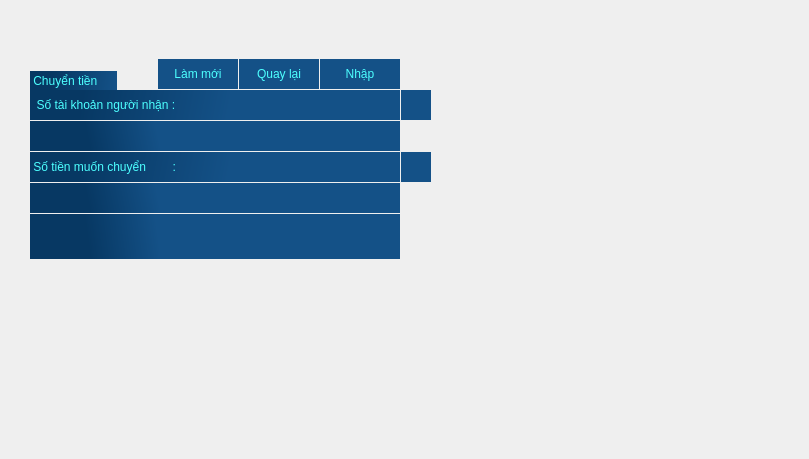
    <widget class="QWidget" name="transfer_money_screen">
     <widget class="QLabel" name="credit_7">
      <property name="geometry">
       <rect>
        <x>20</x>
        <y>0</y>
        <width>500</width>
        <height>90</height>
       </rect>
      </property>
      <property name="styleSheet">
       <string notr="true"/>
      </property>
      <property name="text">
       <string/>
      </property>
      <property name="pixmap">
       <pixmap>UI/credit.png</pixmap>
      </property>
     </widget>
     <widget class="QLabel" name="screen_7">
      <property name="geometry">
       <rect>
        <x>0</x>
        <y>0</y>
        <width>800</width>
        <height>450</height>
       </rect>
      </property>
      <property name="autoFillBackground">
       <bool>true</bool>
      </property>
      <property name="text">
       <string/>
      </property>
      <property name="pixmap">
       <pixmap>UI/screen.png</pixmap>
      </property>
     </widget>
     <widget class="QPushButton" name="transfer_money_return_button">
      <property name="geometry">
       <rect>
        <x>239</x>
        <y>59</y>
        <width>80</width>
        <height>30</height>
       </rect>
      </property>
      <property name="styleSheet">
       <string notr="true">font: 25 16pt &quot;Corbel Light&quot;;
color: rgb(76, 255, 255);
background-color: qlineargradient(spread:pad, x1:0, y1:0.528682, x2:0.347318, y2:0.523, stop:0.4375 rgba(20, 81, 135, 255), stop:1 rgba(20, 81, 135, 255));
border:rgb(15, 110, 199);</string>
      </property>
      <property name="text">
       <string>Quay lại</string>
      </property>
     </widget>
     <widget class="QPushButton" name="transfer_money_confirm_button">
      <property name="geometry">
       <rect>
        <x>320</x>
        <y>59</y>
        <width>80</width>
        <height>30</height>
       </rect>
      </property>
      <property name="styleSheet">
       <string notr="true">font: 25 16pt &quot;Corbel Light&quot;;
color: rgb(76, 255, 255);
background-color: qlineargradient(spread:pad, x1:0, y1:0.528682, x2:0.347318, y2:0.523, stop:0.4375 rgba(20, 81, 135, 255), stop:1 rgba(20, 81, 135, 255));
border:rgb(15, 110, 199);</string>
      </property>
      <property name="text">
       <string>Nhập</string>
      </property>
     </widget>
     <widget class="QPushButton" name="transfer_money_refresh_button">
      <property name="enabled">
       <bool>true</bool>
      </property>
      <property name="geometry">
       <rect>
        <x>158</x>
        <y>59</y>
        <width>80</width>
        <height>30</height>
       </rect>
      </property>
      <property name="styleSheet">
       <string notr="true">font: 25 16pt &quot;Corbel Light&quot;;
color: rgb(76, 255, 255);
background-color: qlineargradient(spread:pad, x1:0, y1:0.528682, x2:0.347318, y2:0.523, stop:0.4375 rgba(20, 81, 135, 255), stop:1 rgba(20, 81, 135, 255));
border:rgb(15, 110, 199);</string>
      </property>
      <property name="text">
       <string>Làm mới</string>
      </property>
     </widget>
     <widget class="QLabel" name="transfer_money_account_number">
      <property name="geometry">
       <rect>
        <x>30</x>
        <y>90</y>
        <width>200</width>
        <height>30</height>
       </rect>
      </property>
      <property name="styleSheet">
       <string notr="true">font: 25 14pt &quot;Corbel Light&quot;;
color: rgb(76, 255, 255);
alternate-background-color: rgb(4, 168, 217);
selection-color: rgb(10, 69, 127);
background-color: qlineargradient(spread:pad, x1:0.25, y1:0.528682, x2:1, y2:0.551, stop:0 rgba(7, 56, 99, 255), stop:1 rgba(20, 81, 135, 255));
border:rgb(15, 110, 199);</string>
      </property>
      <property name="text">
       <string>  Số tài khoản người nhận :</string>
      </property>
     </widget>
     <widget class="QLabel" name="transfer_money_label">
      <property name="geometry">
       <rect>
        <x>30</x>
        <y>71</y>
        <width>87</width>
        <height>19</height>
       </rect>
      </property>
      <property name="styleSheet">
       <string notr="true">font: 75 11pt &quot;MS Shell Dlg 2&quot;;
color: rgb(76, 255, 255);
alternate-background-color: rgb(4, 168, 217);
selection-color: rgb(10, 69, 127);
background-color: qlineargradient(spread:pad, x1:0.25, y1:0.528682, x2:1, y2:0.551, stop:0 rgba(7, 56, 99, 255), stop:1 rgba(20, 81, 135, 255));
border:rgb(15, 110, 199);</string>
      </property>
      <property name="text">
       <string> Chuyển tiền</string>
      </property>
     </widget>
     <widget class="QLabel" name="transfer_money_account_number_report">
      <property name="geometry">
       <rect>
        <x>30</x>
        <y>121</y>
        <width>370</width>
        <height>30</height>
       </rect>
      </property>
      <property name="styleSheet">
       <string notr="true">font: 17pt &quot;MS Reference Sans Serif&quot;;
color: rgb(76, 255, 255);
alternate-background-color: rgb(4, 168, 217);
selection-color: rgb(10, 69, 127);
background-color: qlineargradient(spread:pad, x1:0.006, y1:0.528682, x2:0.347318, y2:0.523, stop:0.4375 rgba(7, 56, 99, 255), stop:1 rgba(20, 81, 135, 255));
border:rgb(15, 110, 199);</string>
      </property>
      <property name="text">
       <string/>
      </property>
     </widget>
     <widget class="QLineEdit" name="transfer_money_account_number_line">
      <property name="geometry">
       <rect>
        <x>230</x>
        <y>90</y>
        <width>170</width>
        <height>30</height>
       </rect>
      </property>
      <property name="styleSheet">
       <string notr="true">font: 12pt &quot;Microsoft YaHei&quot;;
color: rgb(76, 255, 255);
background-color: qlineargradient(spread:pad, x1:0, y1:0.528682, x2:0.347318, y2:0.523, stop:0.4375 rgba(20, 81, 135, 255), stop:1 rgba(20, 81, 135, 255));
border:rgb(15, 110, 199);</string>
      </property>
     </widget>
     <widget class="QLabel" name="transfer_money_account_number_line_2">
      <property name="geometry">
       <rect>
        <x>401</x>
        <y>90</y>
        <width>30</width>
        <height>30</height>
       </rect>
      </property>
      <property name="styleSheet">
       <string notr="true">font: 14pt &quot;Microsoft YaHei&quot;;
color: rgb(76, 255, 255);
background-color: qlineargradient(spread:pad, x1:0, y1:0.528682, x2:0.347318, y2:0.523, stop:0.4375 rgba(20, 81, 135, 255), stop:1 rgba(20, 81, 135, 255));
border:rgb(15, 110, 199);</string>
      </property>
      <property name="text">
       <string/>
      </property>
     </widget>
     <widget class="QLabel" name="transfer_money_money">
      <property name="geometry">
       <rect>
        <x>30</x>
        <y>152</y>
        <width>200</width>
        <height>30</height>
       </rect>
      </property>
      <property name="styleSheet">
       <string notr="true">font: 25 14pt &quot;Corbel Light&quot;;
color: rgb(76, 255, 255);
alternate-background-color: rgb(4, 168, 217);
selection-color: rgb(10, 69, 127);
background-color: qlineargradient(spread:pad, x1:0.25, y1:0.528682, x2:1, y2:0.551, stop:0 rgba(7, 56, 99, 255), stop:1 rgba(20, 81, 135, 255));
border:rgb(15, 110, 199);</string>
      </property>
      <property name="text">
       <string> Số tiền muốn chuyển        :</string>
      </property>
     </widget>
     <widget class="QLineEdit" name="transfer_money_amount_line">
      <property name="geometry">
       <rect>
        <x>230</x>
        <y>152</y>
        <width>170</width>
        <height>30</height>
       </rect>
      </property>
      <property name="styleSheet">
       <string notr="true">font: 12pt &quot;Microsoft YaHei&quot;;
color: rgb(76, 255, 255);
background-color: qlineargradient(spread:pad, x1:0, y1:0.528682, x2:0.347318, y2:0.523, stop:0.4375 rgba(20, 81, 135, 255), stop:1 rgba(20, 81, 135, 255));
border:rgb(15, 110, 199);</string>
      </property>
      <property name="text">
       <string/>
      </property>
     </widget>
     <widget class="QLabel" name="transfer_money_amount_report">
      <property name="geometry">
       <rect>
        <x>30</x>
        <y>183</y>
        <width>370</width>
        <height>30</height>
       </rect>
      </property>
      <property name="styleSheet">
       <string notr="true">font: 13pt &quot;MS Reference Sans Serif&quot;;
color: rgb(76, 255, 255);
alternate-background-color: rgb(4, 168, 217);
selection-color: rgb(10, 69, 127);
background-color: qlineargradient(spread:pad, x1:0.006, y1:0.528682, x2:0.347318, y2:0.523, stop:0.4375 rgba(7, 56, 99, 255), stop:1 rgba(20, 81, 135, 255));
border:rgb(15, 110, 199);</string>
      </property>
      <property name="text">
       <string/>
      </property>
     </widget>
     <widget class="QLabel" name="transfer_money_amount_line_2">
      <property name="geometry">
       <rect>
        <x>401</x>
        <y>152</y>
        <width>30</width>
        <height>30</height>
       </rect>
      </property>
      <property name="styleSheet">
       <string notr="true">font: 14pt &quot;Microsoft YaHei&quot;;
color: rgb(76, 255, 255);
background-color: qlineargradient(spread:pad, x1:0, y1:0.528682, x2:0.347318, y2:0.523, stop:0.4375 rgba(20, 81, 135, 255), stop:1 rgba(20, 81, 135, 255));
border:rgb(15, 110, 199);</string>
      </property>
      <property name="text">
       <string/>
      </property>
     </widget>
     <widget class="QLabel" name="transfer_money_final_report">
      <property name="geometry">
       <rect>
        <x>30</x>
        <y>214</y>
        <width>370</width>
        <height>45</height>
       </rect>
      </property>
      <property name="styleSheet">
       <string notr="true">font: 17pt &quot;MS Reference Sans Serif&quot;;
color: rgb(76, 255, 255);
alternate-background-color: rgb(4, 168, 217);
selection-color: rgb(10, 69, 127);
background-color: qlineargradient(spread:pad, x1:0.006, y1:0.528682, x2:0.347318, y2:0.523, stop:0.4375 rgba(7, 56, 99, 255), stop:1 rgba(20, 81, 135, 255));
border:rgb(15, 110, 199);</string>
      </property>
      <property name="text">
       <string/>
      </property>
     </widget>
     <zorder>screen_7</zorder>
     <zorder>credit_7</zorder>
     <zorder>transfer_money_return_button</zorder>
     <zorder>transfer_money_confirm_button</zorder>
     <zorder>transfer_money_refresh_button</zorder>
     <zorder>transfer_money_account_number</zorder>
     <zorder>transfer_money_label</zorder>
     <zorder>transfer_money_account_number_report</zorder>
     <zorder>transfer_money_account_number_line</zorder>
     <zorder>transfer_money_account_number_line_2</zorder>
     <zorder>transfer_money_money</zorder>
     <zorder>transfer_money_amount_line</zorder>
     <zorder>transfer_money_amount_report</zorder>
     <zorder>transfer_money_amount_line_2</zorder>
     <zorder>transfer_money_final_report</zorder>
    </widget>
